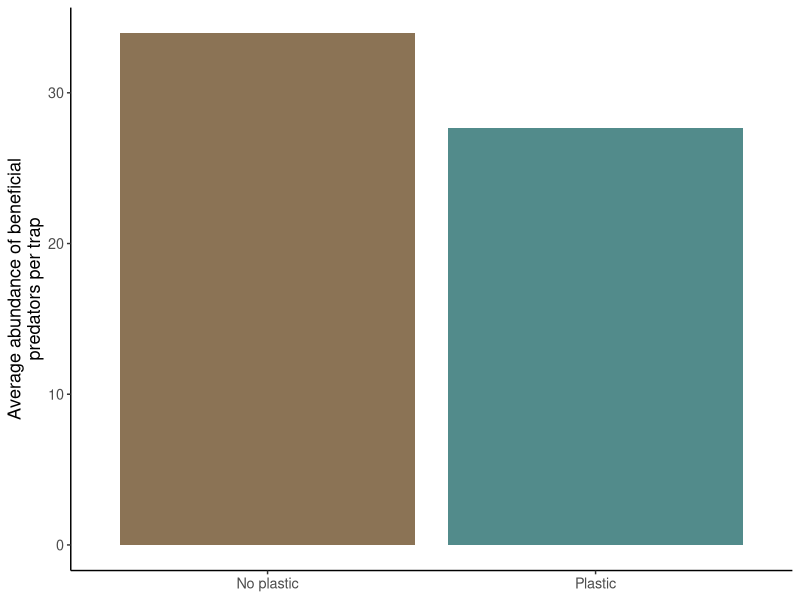
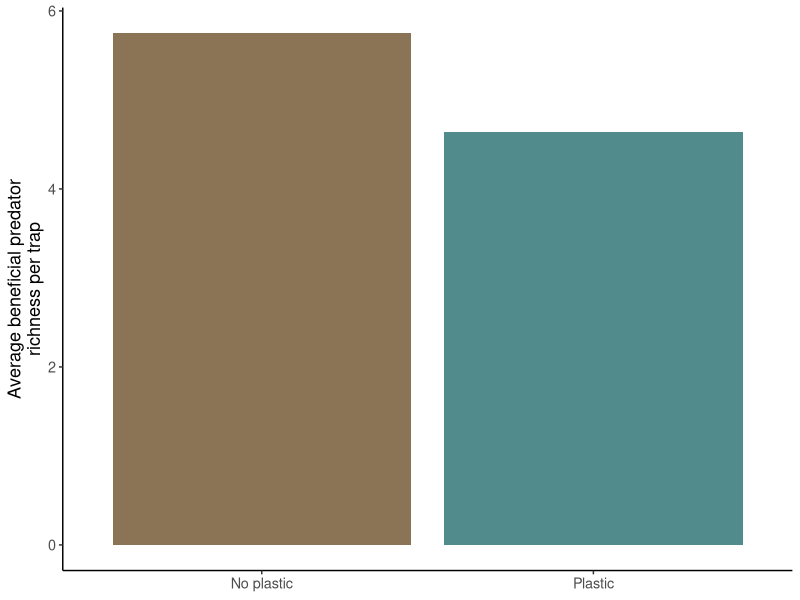
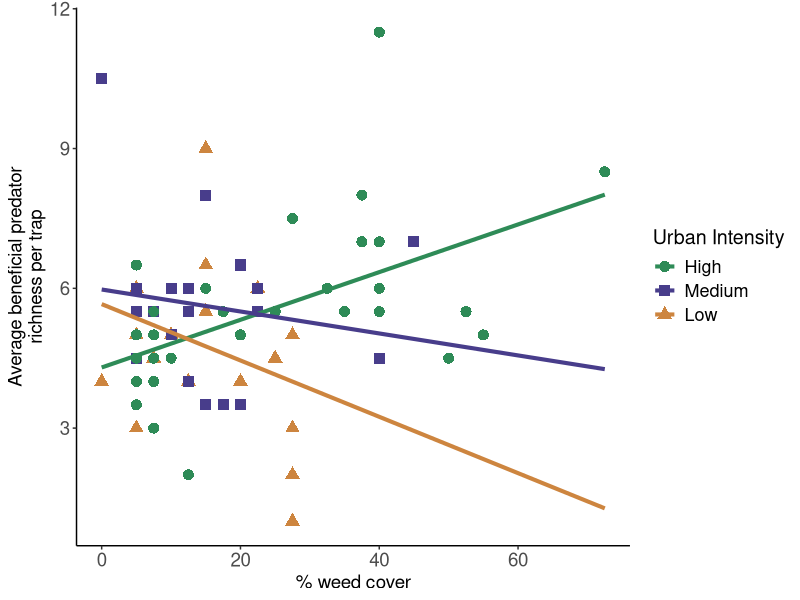

The R script that drew these images, in order: (Note: this script raises an error after producing the figures.)
# Parent Script for Second Farm Biodiversity Reports
# Authors: Daniel B. Turner, Jocelyn E. Behm, & Matthew R. Helmus
# Description - This script will complete the following tasks in sections:
#     1. Load data from farm biodiversity surveys
#         a. Data needed (two .csv files):  farmReport2_interactRich.csv
#                                           farmReport2_plastic.csv
#     2. Create objects or lists of some plots to be used in the reports
#     3. Run a "for loop" that will cycle through the datasets to create individualized biodiversity reports

# SECTION 1: Load data from farm biodiversity surveys.                                  --------------------------------------------------

# a. Load relevant R packages
library(ggplot2)
library(rmarkdown)
library(here)

# b. Load data files (these data are provided on GitHub as .csv files).

interactRich <- read.csv("data/farmReport2_interactRich.csv")
print(interactRich) # Check to see if the data look complete.

plastic <- read.csv("data/farmReport2_plastic.csv")
print(plastic) # Check to see if the dataframe is complete.

# SECTION 2: Create objects or lists of some plots to be used in the reports.           --------------------------------------------------

# The 'urbanIntensity' vector will be called to tell the reader their specific "urbanization category."
urbanIntensity <- c("Low Intensity", "Low Intensity", "Low Intensity", "Low Intensity", "Low Intensity", "Medium Intensity", "Medium Intensity", "Medium Intensity", "Medium Intensity", "High intensity", "High intensity", "High intensity", "High intensity", "High intensity", "High intensity")

# The 'farmNames' vector will be called to name each unique .html file.
farmNames <- c("ruralFarm_1", "ruralFarm_2", "ruralFarm_3", "ruralFarm_4", "ruralFarm_5", "suburbanFarm_1", "suburbanFarm_2", "suburbanFarm_3", "suburbanFarm_4", "urbanFarm_1", "urbanFarm_2", "urbanFarm_3", "urbanFarm_4", "urbanFarm_5", "urbanFarm_6")

colors <- c("burlywood4", "darkslategray4") # color palette 1
moreColors <- c("seagreen4", "darkslateblue", "tan3") # color palette 2

weedy_interactions <- ggplot(data = interactRich, aes(x = weedyCover, y = richness)) +
  geom_point(aes(color = urbanCat, shape = urbanCat), size= 3.4) +
  geom_smooth(aes(color = urbanCat), method = "lm", size = 1.4, se = FALSE, fullrange = TRUE) +
  labs(x = "% weed cover", y = "Average beneficial predator\nrichness per trap", color = "Urban Intensity", shape = "Urban Intensity") +
  theme_classic() +
  theme(legend.title = element_text(size = 14.2),
        axis.text = element_text(size = 13.5),
        legend.text = element_text(size = 13),
        axis.title = element_text(size = 13.5)) +
  scale_shape_discrete(breaks = c("High", "Medium", "Low")) +
  scale_color_manual(values = moreColors, breaks = c("High", "Medium", "Low")) # This object will be called to show the interaction between urbanization category and local plant community diversity.

abundance_plastic <- ggplot(data = plastic, aes(x = category, y = meanAbun)) +
  geom_bar(aes(fill = category), stat = "identity") +
  theme_classic() +
  scale_fill_manual(values = colors) +
  theme(axis.title.x = element_blank(),
        legend.position = "none",
        text = element_text(size = 13)) +
  labs(y = "Average abundance of beneficial\npredators per trap") # This object will be called to show the relationship between plastic mulch presence and predatory arthropod abundance.

richness_plastic <- ggplot(plastic, aes(x = category, y = meanRich)) +
  geom_bar(aes(fill = category), stat = "identity") +
  theme_classic() +
  scale_fill_manual(values = colors) +
  theme(axis.title.x = element_blank(),
        legend.position = "none",
        text = element_text(size = 13)) +
  labs(y = "Average beneficial predator\nrichness per trap") # This object will be called to show the relationship between plastic mulch presence and predatory arthropod richness.

# SECTION 3: Run a "for loop" that will cycle through the datasets to create individualized biodiversity reports
i = 1
samp <- c(1, 6, 10)

for (i in samp) { # The 'for loop' should be run as many times as there are farms.
  urbanInt_loop <- urbanIntensity[i] # create object to print each unique urbanization category

  render("analysis/farmerReports2_rmd.Rmd", output_file = paste0('userReports_caseStudy2B/farmerReport2_example_', farmNames[i], ".html"), "html_document") # This line executes each farm's .html report by calling the "child" .rmd file.
  # NOTE: The .rmd should be located in the same workspace directory as this R script.
  # ANOTHER NOTE: The .html files will be located in the same workspace directory as this R script.
}
